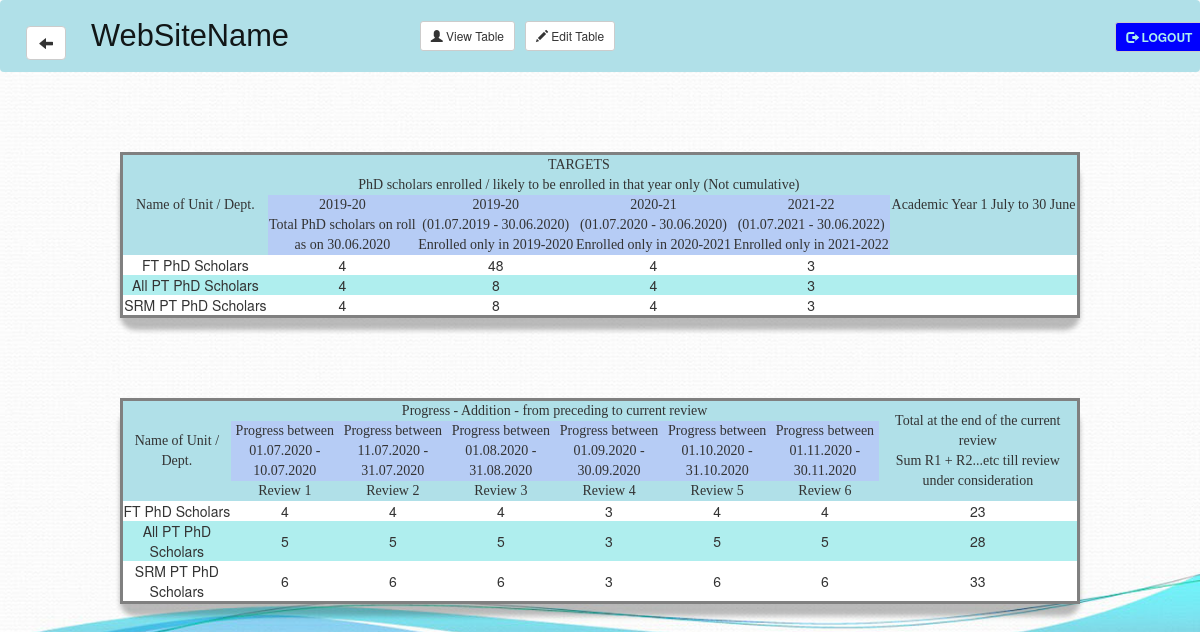
Page /displaytable.php?branch=cse (signed in) on the committed database.
### tables this page shows
CREATE TABLE `cse` (
  `dept_name` text NOT NULL,
  `enrolled_on_30.06` int(1) NOT NULL,
  `enrolled_on_19-20` int(1) NOT NULL,
  `enrolled_on_20-21` int(1) NOT NULL,
  `enrolled_on_21-22` int(1) NOT NULL,
  `review_1` int(1) NOT NULL,
  `review_2` int(1) NOT NULL,
  `review_3` int(1) NOT NULL,
  `review_4` int(1) NOT NULL,
  `review_5` int(1) NOT NULL,
  `review_6` int(1) NOT NULL,
  `sum` int(1) NOT NULL
);

### displaytable.php (the view, shortened to what this page needs)
<?php include 'config.php';
include 'navbar.php';
$branch = $_GET['branch']; ?>
<!DOCTYPE html>
<html>
<head>
			<link rel="stylesheet" type="text/css" href= "stylesheets/table.css">
			<link rel="stylesheet" type="text/css" href= "stylesheets/font.css">
</head>
<body>
	 <table>
			<tr class="head">
				 <td rowspan="3">Name of Unit / Dept.</th>
				 <td colspan="4">TARGETS</td>
				 <td rowspan="3">Academic Year 1 July to 30 June</td>
			</tr>
			<tr class="head1">
				<td colspan="4">PhD scholars enrolled / likely to be enrolled in that
					year only (Not cumulative)</td>
			</tr>
			<tr class="head2">
				 <td>2019-20 <br> Total PhD scholars on roll <br> as on 30.06.2020</td>
				 <td>2019-20 <br> (01.07.2019 - 30.06.2020) <br> Enrolled only in 2019-2020</td>
				 <td>2020-21 <br> (01.07.2020 - 30.06.2020) <br> Enrolled only in 2020-2021</td>
				 <td>2021-22 <br> (01.07.2021 - 30.06.2022) <br> Enrolled only in 2021-2022</td>
			</tr>
			<tr class="odd">
				<td>FT PhD Scholars</td>
				<?php $sql = "SELECT *  FROM `$branch` WHERE `dept_name` = 'FT PhD'";
				$retval = mysqli_query($conn, $sql);
				$row = mysqli_fetch_assoc($retval);
				echo '<td>'.$row['enrolled_on_30.06'].'</td>';
				echo '<td>'.$row['enrolled_on_19-20'].'</td>';
				echo '<td>'.$row['enrolled_on_20-21'].'</td>';
				echo '<td>'.$row['enrolled_on_21-22'].'</td>'; ?>
				 <td></td>
			</tr>
			<tr class="even">
				<td>All PT PhD Scholars</td>
				<?php $sql = "SELECT *  FROM `$branch` WHERE `dept_name` = 'PT PhD'";
				$retval = mysqli_query($conn, $sql);
				$row = mysqli_fetch_assoc($retval);
				echo '<td>'.$row['enrolled_on_30.06'].'</td>';
				echo '<td>'.$row['enrolled_on_19-20'].'</td>';
				echo '<td>'.$row['enrolled_on_20-21'].'</td>';
				echo '<td>'.$row['enrolled_on_21-22'].'</td>'; ?>
				 <td></td>
			</tr>
			<tr class="odd">
				<td>SRM PT PhD Scholars</td>
				<?php $sql = "SELECT *  FROM `$branch` WHERE `dept_name` = 'SRM PT PhD'";
				$retval = mysqli_query($conn, $sql);
				$row = mysqli_fetch_assoc($retval);
				echo '<td>'.$row['enrolled_on_30.06'].'</td>';
				echo '<td>'.$row['enrolled_on_19-20'].'</td>';
				echo '<td>'.$row['enrolled_on_20-21'].'</td>';
				echo '<td>'.$row['enrolled_on_21-22'].'</td>'; ?>
				<td></td>
			</tr>
	 </table>
	 <table>
		 <tr class="head">
			 <td rowspan="3">Name of Unit / Dept.</td>
			 <td colspan="6"> Progress - Addition - from preceding to current review</td>
			 <td rowspan="3">Total at the end of the current review <br>
				 Sum R1 + R2...etc till review under consideration</td>
		 </tr>
		 <tr class="head2">
			 <td>Progress between <br> 01.07.2020 - 10.07.2020</td>
			 <td>Progress between <br> 11.07.2020 - 31.07.2020</td>
			 <td>Progress between <br> 01.08.2020 - 31.08.2020</td>
			 <td>Progress between <br> 01.09.2020 - 30.09.2020</td>
			 <td>Progress between <br> 01.10.2020 - 31.10.2020</td>
			 <td>Progress between <br> 01.11.2020 - 30.11.2020</td>
		 </tr>
		 <tr class="head1">
			 <td>Review 1</td>
			 <td>Review 2</td>
			 <td>Review 3</td>
			 <td>Review 4</td>
			 <td>Review 5</td>
			 <td>Review 6</td>
		 </tr>
		 <tr class="odd">
			 <td>FT PhD Scholars</td>
			 <?php $sql = "SELECT * FROM `$branch` WHERE `dept_name` = 'FT PhD'";
			 $retval = mysqli_query($conn, $sql);
			 $row=mysqli_fetch_assoc($retval);
			 echo '<td>'.$row['review_1'].'</td>';
			 echo '<td>'.$row['review_2'].'</td>';
			 echo '<td>'.$row['review_3'].'</td>';
			 echo '<td>'.$row['review_4'].'</td>';
			 echo '<td>'.$row['review_5'].'</td>';
			 echo '<td>'.$row['review_6'].'</td>';
			 echo '<td>'.$row['sum'].'</td>'; ?>
		 </tr>
		 <tr class="even">
			 <td>All PT PhD Scholars</td>
			 <?php $sql = "SELECT * FROM `$branch` WHERE `dept_name` = 'PT PhD'";
			 $retval = mysqli_query($conn, $sql);
			 $row=mysqli_fetch_assoc($retval);
			 echo '<td>'.$row['review_1'].'</td>';
			 echo '<td>'.$row['review_2'].'</td>';
			 echo '<td>'.$row['review_3'].'</td>';
			 echo '<td>'.$row['review_4'].'</td>';
			 echo '<td>'.$row['review_5'].'</td>';
			 echo '<td>'.$row['review_6'].'</td>';
			 echo '<td>'.$row['sum'].'</td>'; ?>
		 </tr>
		 <tr class="odd">
			 <td>SRM PT PhD Scholars</td>
			 <?php $sql = "SELECT * FROM `$branch` WHERE `dept_name` = 'SRM PT PhD'";
			 $retval = mysqli_query($conn, $sql);
			 $row=mysqli_fetch_assoc($retval);
			 echo '<td>'.$row['review_1'].'</td>';
			 echo '<td>'.$row['review_2'].'</td>';
			 echo '<td>'.$row['review_3'].'</td>';
			 echo '<td>'.$row['review_4'].'</td>';
			 echo '<td>'.$row['review_5'].'</td>';
			 echo '<td>'.$row['review_6'].'</td>';
			 echo '<td>'.$row['sum'].'</td>'; ?>
		 </tr>
	 </table>
</body>
</html>

### stylesheets/table.css (style rules this page uses)
table { width: 80%; margin-left: auto; margin-right: auto; margin-top: 80px; margin-bottom: 40px; border-style: solid; border-spacing: 3px; border-radius: 15px; text-align: center; box-shadow: 0 12px 5px rgba(32,32,32,.3); }
tr.odd { background-color: #FFFFFF; }
tr.even { background-color: #AFEEEE; }
tr.head { background-color: #B0E0E8; font-family: "Times New Roman", Times, serif; }
tr.head1 { background-color: #B0E0E8; font-family: "Times New Roman", Times, serif; }
tr.head2 { background-color: #B6CCF5; font-family: "Times New Roman", Times, serif; }
body { background-image: url("../images/image5.jpg"); background-size: cover; background-repeat: no-repeat; }

### rows in the picture
cse: value "4", value "48", value "3", review_1 "4", review_2 "4", review_3 "4", review_4 "3", review_5 "4", review_6 "4", sum "23"
cse: value "4", value "8", value "3", review_1 "5", review_2 "5", review_3 "5", review_4 "3", review_5 "5", review_6 "5", sum "28"
cse: value "4", value "8", value "3", review_1 "6", review_2 "6", review_3 "6", review_4 "3", review_5 "6", review_6 "6", sum "33"
